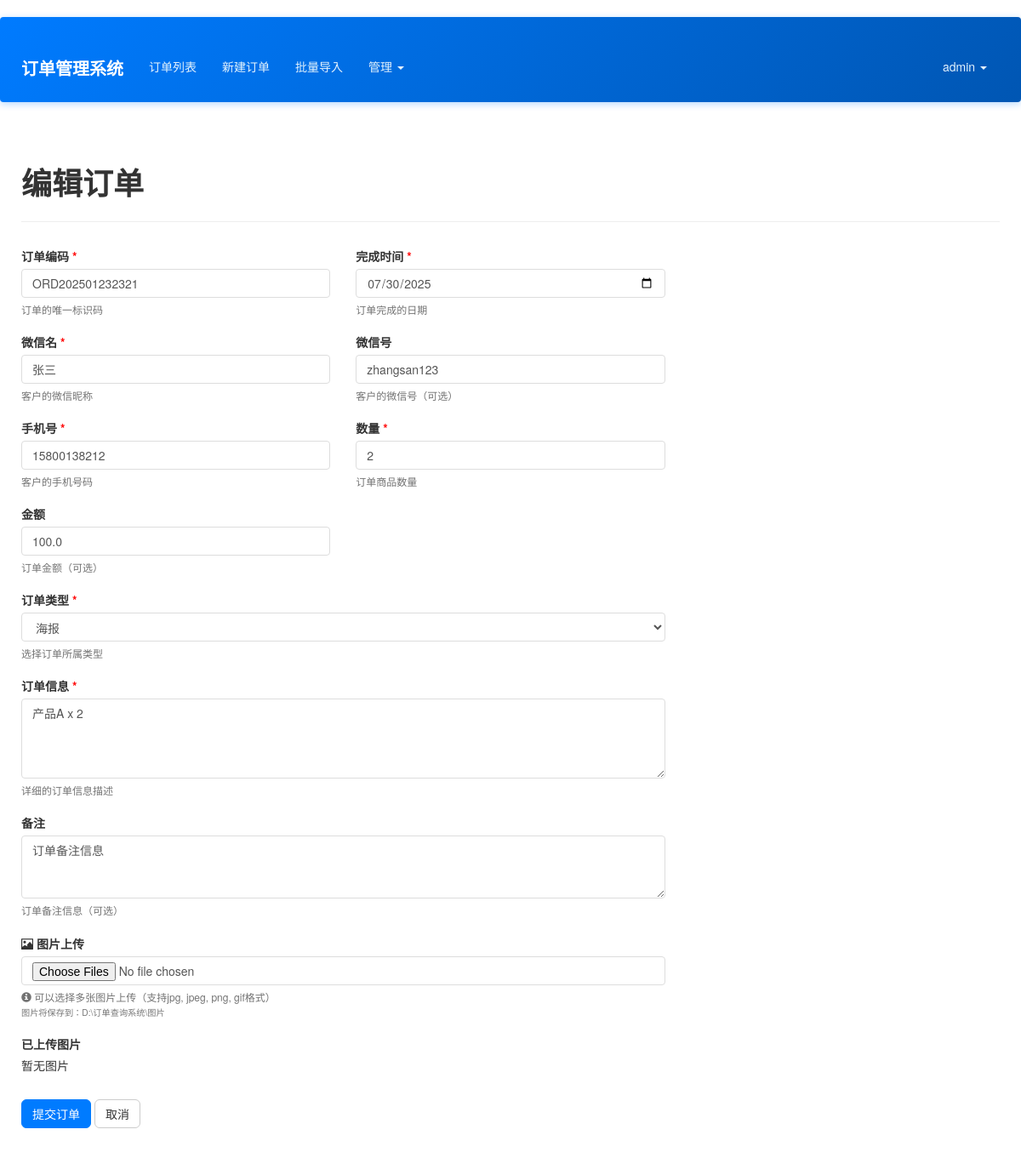
Screenshot of /order/edit/17 (signed in) with the database file from the repository.
### app/models.py (models this page shows, shortened)
class User(UserMixin, db.Model):
    __tablename__ = 'users'
    id = db.Column(db.Integer, primary_key=True)
    email = db.Column(db.String(64), unique=True, index=True)
    username = db.Column(db.String(64), unique=True, index=True)
    role_id = db.Column(db.Integer, db.ForeignKey('roles.id'))
    password_hash = db.Column(db.String(128))
    orders = db.relationship('Order', backref='creator', lazy='dynamic')
    @property
    def password(self):
        raise AttributeError('password is not a readable attribute')
    def can(self, perm):
        return self.role is not None and self.role.has_permission(perm)

class Order(db.Model):
    __tablename__ = 'orders'
    id = db.Column(db.Integer, primary_key=True)
    order_code = db.Column(db.String(64), unique=True, index=True)
    wechat_name = db.Column(db.String(64))
    wechat_id = db.Column(db.String(64))
    phone = db.Column(db.String(20), nullable=False)  # 手机号，必填
    order_info = db.Column(db.Text())
    completion_time = db.Column(db.DateTime)
    quantity = db.Column(db.Integer)
    amount = db.Column(db.Float)
    notes = db.Column(db.Text())  # 备注字段
    create_time = db.Column(db.DateTime, default=datetime.utcnow)
    user_id = db.Column(db.Integer, db.ForeignKey('users.id'))
    order_type_id = db.Column(db.Integer, db.ForeignKey('order_types.id'))
    status = db.Column(db.String(20), default='未完成')  # 订单状态：未完成、已结算、未结算
    images = db.relationship('OrderImage', backref='order', lazy='dynamic')
    custom_fields = db.Column(db.Text())

### app/main/views.py (the view, shortened to what this page needs)
@main.route('/order/edit/<int:id>', methods=['GET', 'POST'])
@login_required
def edit_order(id):
    order = Order.query.get_or_404(id)
    if not current_user.can(Permission.VIEW_ALL) and order.user_id != current_user.id:
        abort(403)
    form = OrderForm(order=order)
    form.order_code.data = order.order_code
    form.wechat_name.data = order.wechat_name
    form.wechat_id.data = order.wechat_id
    form.phone.data = order.phone
    form.notes.data = order.notes
    form.order_info.data = order.order_info
    form.completion_time.data = order.completion_time
    form.quantity.data = order.quantity
    form.amount.data = order.amount
    form.order_type_id.data = order.order_type_id
    if order.custom_fields:
        import json
        custom_data = json.loads(order.custom_fields)
        for field_name, value in custom_data.items():
            if hasattr(form, field_name):
                getattr(form, field_name).data = value
    return render_template('main/edit_order.html', form=form, order=order)

### app/context_processors.py (called while the page is built)
def inject_permissions():
    return dict(Permission=Permission)

### app/models.py (called while the page is built)
@login_manager.user_loader
def load_user(user_id):
    return User.query.get(int(user_id))

    def has_permission(self, perm):
        return self.permissions & perm == perm

### app/templates/main/edit_order.html (shortened to what this page needs)
{% extends "base.html" %}
{% import "bootstrap/wtf.html" as wtf %}
{% block page_content %}
<div class="page-header">
    <h1>{% if order %}编辑订单{% else %}新建订单{% endif %}</h1>
</div>
<div class="row">
    <div class="col-md-8">
        <form method="post" enctype="multipart/form-data" class="form" role="form">
            <div class="row">
                <div class="col-md-6">
                    <div class="form-group required-field">
                        {{ form.order_code.label(class="control-label") }}
                        {{ form.order_code(class="form-control") }}
                        <div class="help-block">订单的唯一标识码</div>
                    </div>
                </div>
                <div class="col-md-6">
                    <div class="form-group required-field">
                        {{ form.completion_time.label(class="control-label") }}
                        {{ form.completion_time(class="form-control") }}
                        <div class="help-block">订单完成的日期</div>
                    </div>
                </div>
            </div>
            <div class="row">
                <div class="col-md-6">
                    <div class="form-group required-field">
                        {{ form.wechat_name.label(class="control-label") }}
                        {{ form.wechat_name(class="form-control") }}
                        <div class="help-block">客户的微信昵称</div>
                    </div>
                </div>
                <div class="col-md-6">
                    <div class="form-group">
                        {{ form.wechat_id.label(class="control-label") }}
                        {{ form.wechat_id(class="form-control") }}
                        <div class="help-block">客户的微信号（可选）</div>
                    </div>
                </div>
            </div>
            <div class="row">
                <div class="col-md-6">
                    <div class="form-group required-field">
                        {{ form.phone.label(class="control-label") }}
                        {{ form.phone(class="form-control") }}
                        <div class="help-block">客户的手机号码</div>
                    </div>
                </div>
                <div class="col-md-6">
                    <div class="form-group required-field">
                        {{ form.quantity.label(class="control-label") }}
                        {{ form.quantity(class="form-control") }}
                        <div class="help-block">订单商品数量</div>
                    </div>
                </div>
            </div>
            <div class="row">
                <div class="col-md-6">
                    <div class="form-group">
                        {{ form.amount.label(class="control-label") }}
                        {{ form.amount(class="form-control") }}
                        <div class="help-block">订单金额（可选）</div>
                    </div>
                </div>
                <div class="col-md-6">
                </div>
            </div>
            <div class="form-group required-field">
                {{ form.order_type_id.label(class="control-label") }}
                {{ form.order_type_id(class="form-control") }}
                <div class="help-block">选择订单所属类型</div>
            </div>
            <div class="form-group required-field">
                {{ form.order_info.label(class="control-label") }}
                {{ form.order_info(class="form-control", rows="4") }}
                <div class="help-block">详细的订单信息描述</div>
            </div>
            <div class="form-group">
                {{ form.notes.label(class="control-label") }}
                {{ form.notes(class="form-control", rows="3") }}
                <div class="help-block">订单备注信息（可选）</div>
            </div>
            <div class="form-group">
                <label for="images" class="control-label">
                    <i class="glyphicon glyphicon-picture"></i> 图片上传
                </label>
                <input type="file" id="images" name="images" multiple accept="image/*" class="form-control">
                <div class="help-block">
                    <i class="glyphicon glyphicon-info-sign"></i>
                    可以选择多张图片上传（支持jpg, jpeg, png, gif格式）<br>
                    <small class="text-muted">图片将保存到：D:\订单查询系统\图片</small>
                </div>
            </div>
            {% if order %}
            <div class="form-group">
                <label>已上传图片</label>
                <div class="row">
                    {% for image in order.images %}
                    <div class="col-md-3 image-container" id="image-{{ image.id }}">
                        <div class="thumbnail">
                            <img src="{{ url_for('main.uploaded_file', filename=image.image_path) }}" alt="订单图片" class="img-responsive">
                            <div class="caption text-center">
                                <button type="button" class="btn btn-danger btn-xs delete-image" data-id="{{ image.id }}">删除</button>
                            </div>
                        </div>
                    </div>
                    {% else %}
                    <div class="col-md-12">
                        <p>暂无图片</p>
                    </div>
                    {% endfor %}
                </div>
            </div>
            {% endif %}
            <div class="form-group">
                {{ form.submit(class="btn btn-primary") }}
                <a href="{{ url_for('main.order_list') }}" class="btn btn-default">取消</a>
            </div>
        </form>
    </div>
</div>
{% endblock %}

### app/templates/base.html (shortened to what this page needs)
{% extends "bootstrap/base.html" %}
{% block head %}
{{ super() }}
<link rel="stylesheet" type="text/css" href="{{ url_for('static', filename='styles.css') }}">
{% endblock %}
{% block navbar %}
<div class="navbar navbar-inverse" role="navigation">
    <div class="container">
        <div class="navbar-header">
            <a class="navbar-brand" href="{{ url_for('main.index') }}">订单管理系统</a>
        </div>
        <div class="navbar-collapse collapse">
            <ul class="nav navbar-nav">
                {% if current_user.is_authenticated %}
                <li><a href="{{ url_for('main.order_list') }}">订单列表</a></li>
                <li><a href="{{ url_for('main.new_order') }}">新建订单</a></li>
                <li><a href="{{ url_for('main.import_orders') }}">批量导入</a></li>
                {% if current_user.can(Permission.MANAGE_FIELDS) %}
                <li class="dropdown">
                    <a href="#" class="dropdown-toggle" data-toggle="dropdown">管理 <b class="caret"></b></a>
                </li>
                {% endif %}
                {% endif %}
            </ul>
            <ul class="nav navbar-nav navbar-right">
                {% if current_user.is_authenticated %}
                <li class="dropdown">
                    <a href="#" class="dropdown-toggle" data-toggle="dropdown">{{ current_user.username }} <b class="caret"></b></a>
                </li>
                {% else %}
                <li><a href="{{ url_for('auth.login') }}">登录</a></li>
                <li><a href="{{ url_for('auth.register') }}">注册</a></li>
                {% endif %}
            </ul>
        </div>
    </div>
</div>
{% endblock %}
{% block content %}
<div class="container">
    {% block page_content %}{% endblock %}
</div>
{% endblock %}

### app/static/styles.css (style rules this page uses)
body { font-family: 'Microsoft YaHei', 'Helvetica Neue', Helvetica, Arial, sans-serif; padding-top: 20px; padding-bottom: 20px; background-color: #ffffff; color: #333; min-height: 100vh; }
.container { position: relative; z-index: 1; background-color: transparent; padding: 15px 10px; margin-top: 20px; }
.container:not(.navbar .container) { z-index: 1; }
.form-group { position: relative; z-index: 1; }
.navbar { background-color: #337ab7; border-color: #2e6da4; margin-bottom: 20px; }
.navbar-inverse { background: linear-gradient(135deg, #007bff 0%, #0056b3 100%); border: none; box-shadow: 0 2px 8px rgba(0, 123, 255, 0.3); position: relative; z-index: 1030; }
.navbar-inverse .navbar-brand { color: #fff; font-weight: bold; font-size: 20px; }
.navbar-inverse .navbar-nav > li > a { color: #e3f2fd; transition: all 0.3s ease; margin: 5px 3px; padding: 8px 12px; border-radius: 4px; }
.navbar-inverse .navbar-nav > .dropdown > a .caret { border-top-color: #e3f2fd; border-bottom-color: #e3f2fd; }
.navbar-collapse { overflow: visible !important; }
.navbar-nav { overflow: visible !important; }
.navbar .dropdown { position: static; }
@media (min-width: 768px) { .navbar .dropdown { position: relative; } }
body { overflow-x: hidden; }
.navbar { overflow: visible; }
.page-header { border-bottom: 1px solid #eee; margin-bottom: 30px; padding-bottom: 15px; }
.page-header h1 { font-weight: 600; color: #333; }
.form-group { margin-bottom: 20px; }
.form-control { border-radius: 4px; border: 1px solid #ddd; box-shadow: none; transition: border-color 0.3s ease, box-shadow 0.3s ease; }
.btn-primary { background-color: #007bff; border-color: #007bff; transition: background-color 0.3s ease; }
.btn { border-radius: 6px; font-weight: 500; transition: all 0.3s ease; }

### app/templates/main/edit_order.html (style rules this page uses)
.required-field label:after { content: " *"; color: red; font-weight: bold; }
.help-block { color: #737373; font-size: 12px; margin-top: 5px; }

### rows the page displays
User: username "admin"
Order: order_code "ORD202501232321", completion_time "07/30/2025", wechat_name "张三", wechat_id "zhangsan123", phone "15800138212", quantity "2", amount "100.0", order_type_id "海报", order_info "产品A x 2", notes "订单备注信息"
